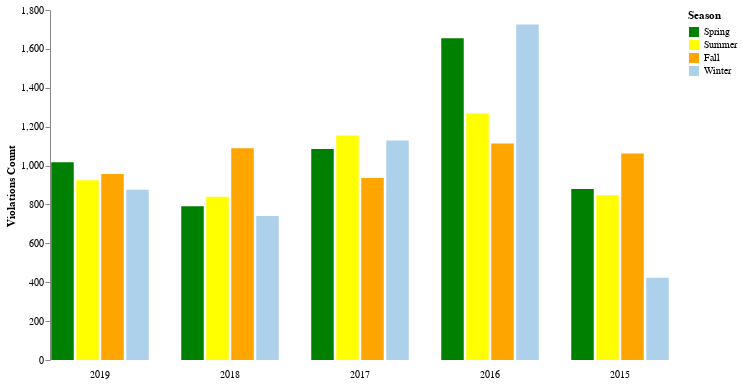

Notebook cell for this chart:
### Code cell
lansing_yr_season_trash_df = lansing_yr_season_df[lansing_yr_season_df.Violation=='Trash']
alt.Chart(lansing_yr_season_trash_df).mark_bar().encode(
    column=alt.Column('year', spacing=30,sort='descending',header=alt.Header(title='', labelOrient='bottom')),
    x=alt.X('Season', axis=None, sort=['Spring', 'Summer','Fall','Winter']),
    y=alt.Y('Violations Count:Q'),
    color=alt.Color('Season:N',sort=alt.SortField(field="y", order='descending') ,scale=alt.Scale(domain=['Spring', 'Summer','Fall','Winter'],range=['green', 'yellow','orange','#add1eb']))
).configure_axis(
    grid=False
).configure_view(
    strokeOpacity=0
).properties(width=100, height=350)

### Figure 1 — Vega-Lite specification as saved in the notebook (floating-point values rounded to 4 significant figures)
{"config": {"view": {"continuousWidth": 400, "continuousHeight": 300, "strokeOpacity": 0}, "axis": {"grid": false}}, "data": {"name": "data-54745119c91fb4946f01ede20743eb14"}, "mark": "bar", "encoding": {"color": {"type": "nominal", "field": "Season", "scale": {"domain": ["Spring", "Summer", "Fall", "Winter"], "range": ["green", "yellow", "orange", "#add1eb"]}, "sort": {"field": "y", "order": "descending"}}, "column": {"type": "quantitative", "field": "year", "header": {"labelOrient": "bottom", "title": ""}, "sort": "descending", "spacing": 30}, "x": {"type": "nominal", "axis": null, "field": "Season", "sort": ["Spring", "Summer", "Fall", "Winter"]}, "y": {"type": "quantitative", "field": "Violations Count"}}, "height": 350, "width": 100, "$schema": "https://vega.github.io/schema/vega-lite/v4.8.1.json", "datasets": {"data-54745119c91fb4946f01ede20743eb14": [{"year": 2015, "Violation": "Trash", "Season": "Winter", "Violations Count": 423}, {"year": 2015, "Violation": "Trash", "Season": "Spring", "Violations Count": 880}, {"year": 2015, "Violation": "Trash", "Season": "Summer", "Violations Count": 847}, {"year": 2015, "Violation": "Trash", "Season": "Fall", "Violations Count": 1062}, {"year": 2016, "Violation": "Trash", "Season": "Winter", "Violations Count": 1725}, {"year": 2016, "Violation": "Trash", "Season": "Spring", "Violations Count": 1655}, {"year": 2016, "Violation": "Trash", "Season": "Summer", "Violations Count": 1268}, {"year": 2016, "Violation": "Trash", "Season": "Fall", "Violations Count": 1113}, {"year": 2017, "Violation": "Trash", "Season": "Winter", "Violations Count": 1129}, {"year": 2017, "Violation": "Trash", "Season": "Spring", "Violations Count": 1085}, {"year": 2017, "Violation": "Trash", "Season": "Summer", "Violations Count": 1155}, {"year": 2017, "Violation": "Trash", "Season": "Fall", "Violations Count": 936}, {"year": 2018, "Violation": "Trash", "Season": "Winter", "Violations Count": 740}, {"year": 2018, "Violation": "Trash", "Season": "Spring", "Violations Count": 791}, {"year": 2018, "Violation": "Trash", "Season": "Summer", "Violations Count": 839}, {"year": 2018, "Violation": "Trash", "Season": "Fall", "Violations Count": 1089}, {"year": 2019, "Violation": "Trash", "Season": "Winter", "Violations Count": 875}, {"year": 2019, "Violation": "Trash", "Season": "Spring", "Violations Count": 1017}, {"year": 2019, "Violation": "Trash", "Season": "Summer", "Violations Count": 924}, {"year": 2019, "Violation": "Trash", "Season": "Fall", "Violations Count": 956}]}}
